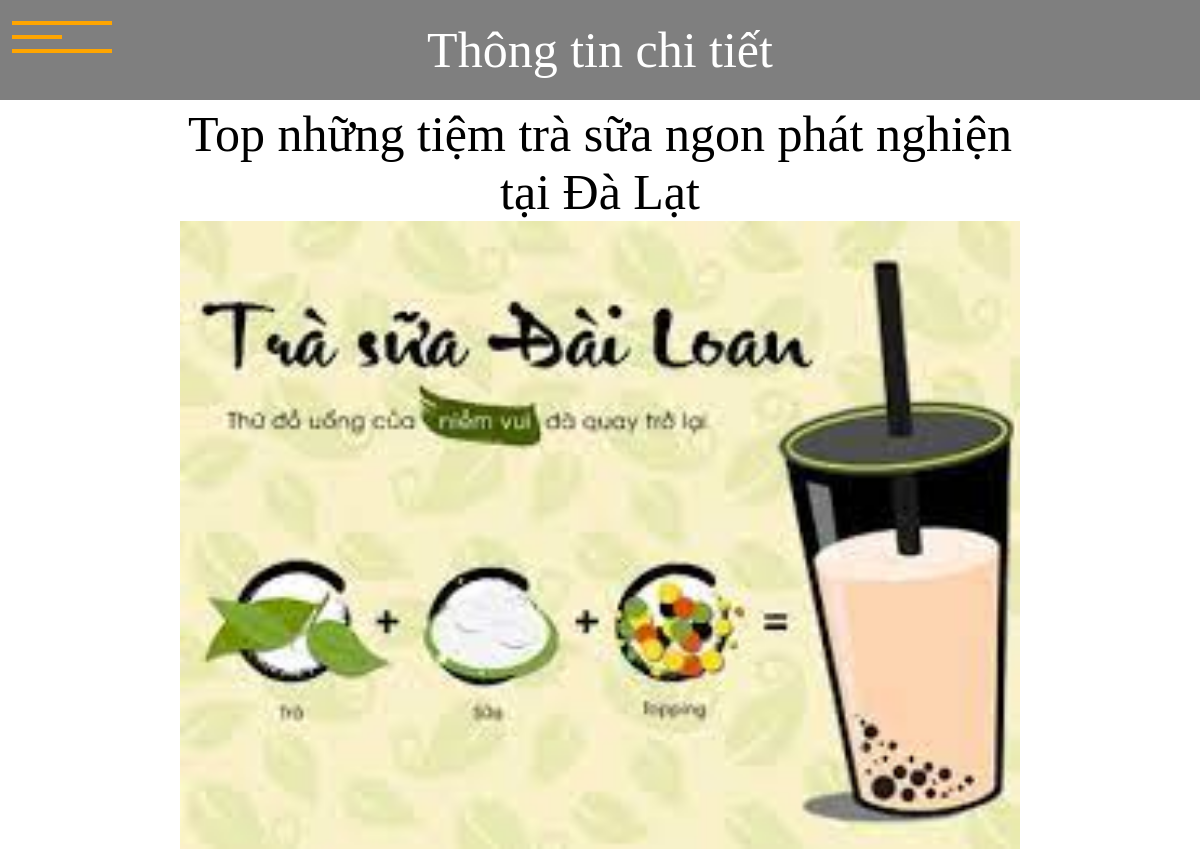
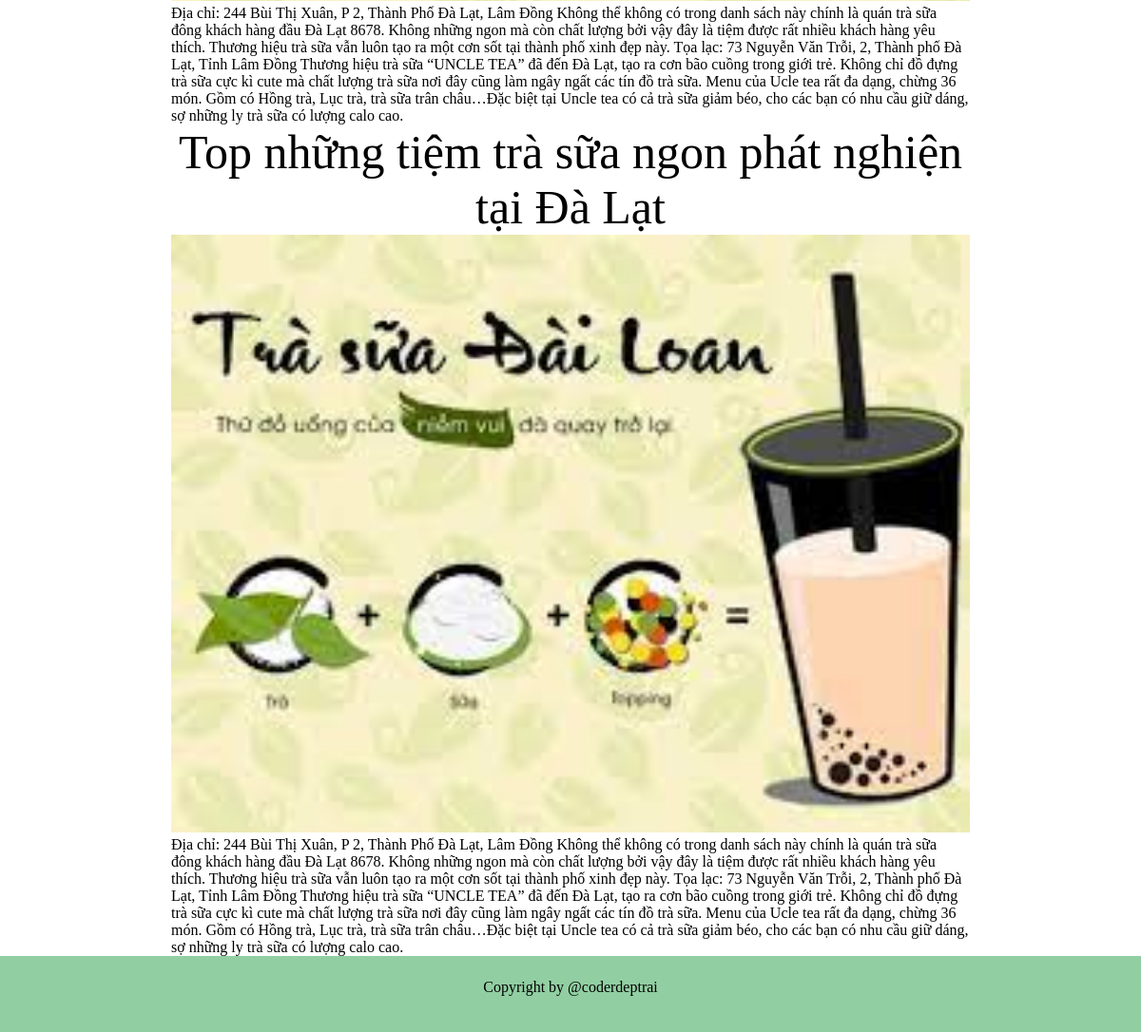
Page /pages/baiviet/tintuc_chitiet.php?id=42 on the committed database (2 pictures, top to bottom).
### tables this page shows
CREATE TABLE `baiviet` (
  `id` int(11) NOT NULL,
  `name` varchar(100) NOT NULL,
  `image` char(100) NOT NULL,
  `description` text NOT NULL,
  `content` text NOT NULL,
  `id_danhmuc` int(10) NOT NULL
);

### pages/baiviet/tintuc_chitiet.php (the view, shortened to what this page needs)
<!DOCTYPE html>
<html lang="en">
<head>
    <link rel="stylesheet" href="css/styleNews.css?v=<?php echo time(); ?>">
    <link rel="stylesheet" href="css/styleF.css?v=<?php echo time(); ?>">
</head>
<body>
<?php
    include("config/db.php");
    $sql_pro = "SELECT * FROM baiviet WHERE id = '$_GET[id]' ";
    $query_pro = mysqli_query($mysqli, $sql_pro);
?>
            <div class="d_h">
                <?php include('modules/header_detail_tt.php'); ?>
            </div>
                <div class="detail_wrp">
                    <?php
                        while($row = $query_pro->fetch_assoc()) {
                    ?>
                            <p class="title_product1"><?php echo $row['name']?></P>
                            <img class="img_de" src="admin/uploads/<?php echo $row['image'] ?>" >
                            <p ><?php echo $row['content']?></p>
                    <?php
                        }
                    ?>
                </div>
    <div class="d_f">
        <?php include('modules/footer.php'); ?>
    </div>
</body>
</html>

### pages/baiviet/css/styleNews.css (style rules this page uses)
:root { --color1:orange; }
* { padding: 0px; margin: 0px; box-sizing: border-box; font-family: 'baloo chettan 2', cursive; }
* { margin:0px; padding:0px; }

### pages/baiviet/css/styleF.css (style rules this page uses)
.detail_wrp { width: 70%; margin: 0px auto; margin-top: 5px; }
p.title_product1 { text-align: center; font-size: 50px; }
img.img_de { width: 100%; height: 100%; }

### rows in the picture
baiviet: name "Top những tiệm trà sữa ngon phát nghiện tại Đà Lạt", image (picture), content "Địa chỉ: 244 Bùi Thị Xuân, P 2, Thành Phố Đà Lạt, Lâm Đồng Không thể không có trong danh sách này chính là quán trà sữa đông khách hàng đầu Đà Lạt 8678. Không những ngon mà còn chất lượng bởi vậy đây là tiệm được rất nhiều khách hàng yêu thích. Thương hiệu trà sữa vẫn luôn tạo ra một cơn sốt tại thành phố xinh đẹp này. Tọa lạc: 73 Nguyễn Văn Trỗi, 2, Thành phố Đà Lạt, Tỉnh Lâm Đồng Thương hiệu trà sữa “UNCLE TEA” đã đến Đà Lạt, tạo ra cơn bão cuồng trong giới trẻ. Không chỉ đồ đựng trà sữa cực kì cute mà chất lượng trà sữa nơi đây cũng làm ngây ngất các tín đồ trà sữa. Menu của Ucle tea rất đa dạng, chừng 36 món. Gồm có Hồng trà, Lục trà, trà sữa trân châu…Đặc biệt tại Uncle tea có cả trà…"
baiviet: name "Top những tiệm trà sữa ngon phát nghiện tại Đà Lạt", image (picture), content "Địa chỉ: 244 Bùi Thị Xuân, P 2, Thành Phố Đà Lạt, Lâm Đồng Không thể không có trong danh sách này chính là quán trà sữa đông khách hàng đầu Đà Lạt 8678. Không những ngon mà còn chất lượng bởi vậy đây là tiệm được rất nhiều khách hàng yêu thích. Thương hiệu trà sữa vẫn luôn tạo ra một cơn sốt tại thành phố xinh đẹp này. Tọa lạc: 73 Nguyễn Văn Trỗi, 2, Thành phố Đà Lạt, Tỉnh Lâm Đồng Thương hiệu trà sữa “UNCLE TEA” đã đến Đà Lạt, tạo ra cơn bão cuồng trong giới trẻ. Không chỉ đồ đựng trà sữa cực kì cute mà chất lượng trà sữa nơi đây cũng làm ngây ngất các tín đồ trà sữa. Menu của Ucle tea rất đa dạng, chừng 36 món. Gồm có Hồng trà, Lục trà, trà sữa trân châu…Đặc biệt tại Uncle tea có cả trà…"
